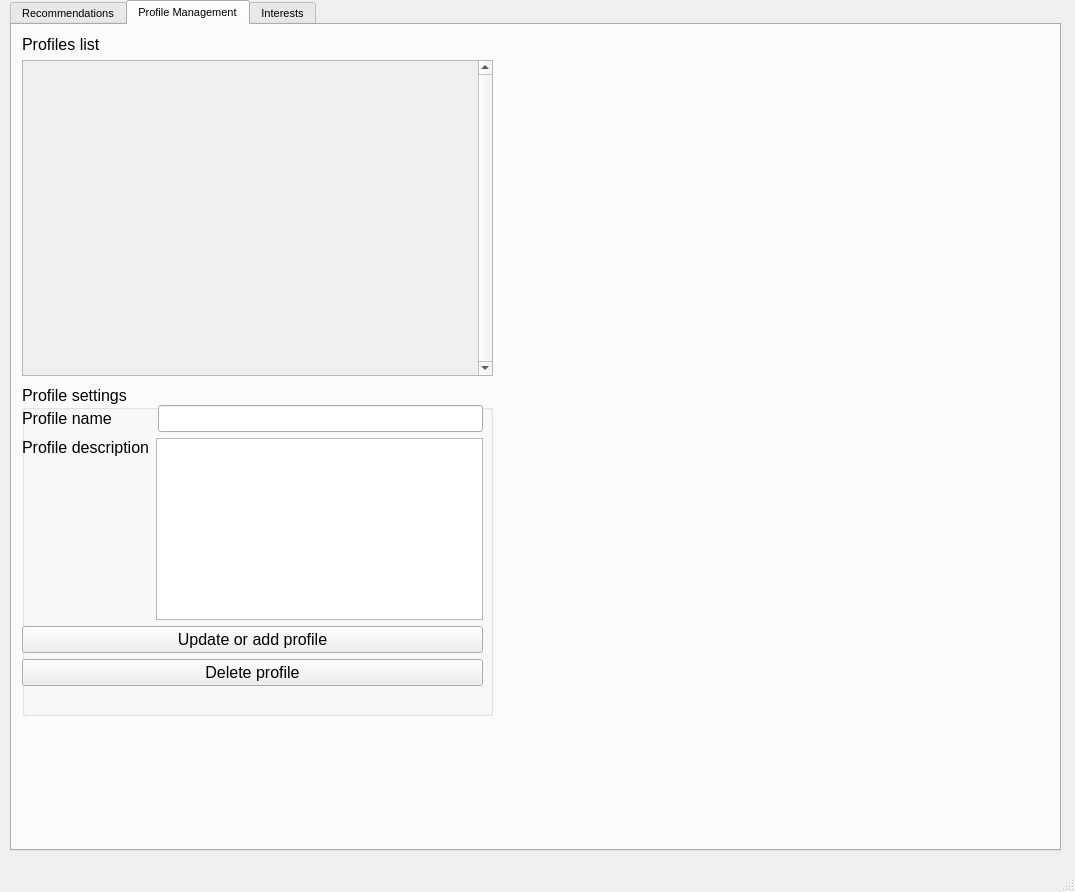
<?xml version="1.0" encoding="UTF-8"?>
<ui version="4.0">
 <class>MainWindow</class>
 <widget class="QMainWindow" name="MainWindow">
  <property name="geometry">
   <rect>
    <x>0</x>
    <y>0</y>
    <width>1075</width>
    <height>892</height>
   </rect>
  </property>
  <property name="font">
   <font>
    <pointsize>12</pointsize>
   </font>
  </property>
  <property name="windowTitle">
   <string>MainWindow</string>
  </property>
  <widget class="QWidget" name="centralwidget">
   <widget class="QTabWidget" name="tabWidget">
    <property name="geometry">
     <rect>
      <x>10</x>
      <y>0</y>
      <width>1051</width>
      <height>851</height>
     </rect>
    </property>
    <property name="font">
     <font>
      <pointsize>8</pointsize>
     </font>
    </property>
    <property name="currentIndex">
     <number>1</number>
    </property>
    <widget class="QWidget" name="tab">
     <attribute name="title">
      <string>Recommendations</string>
     </attribute>
     <widget class="QGroupBox" name="groupBox">
      <property name="geometry">
       <rect>
        <x>0</x>
        <y>10</y>
        <width>1041</width>
        <height>351</height>
       </rect>
      </property>
      <property name="font">
       <font>
        <pointsize>12</pointsize>
       </font>
      </property>
      <property name="title">
       <string>Recommended articles</string>
      </property>
      <widget class="QWidget" name="verticalLayoutWidget">
       <property name="geometry">
        <rect>
         <x>10</x>
         <y>20</y>
         <width>471</width>
         <height>321</height>
        </rect>
       </property>
       <layout class="QVBoxLayout" name="verticalLayout">
        <item>
         <widget class="QLabel" name="label">
          <property name="text">
           <string>Today's articles</string>
          </property>
         </widget>
        </item>
        <item>
         <widget class="QLabel" name="today_reading_time">
          <property name="font">
           <font>
            <pointsize>10</pointsize>
           </font>
          </property>
          <property name="text">
           <string>Approximate reading time: 0 minutes</string>
          </property>
         </widget>
        </item>
        <item>
         <widget class="QScrollArea" name="today_recommended_scroller">
          <property name="verticalScrollBarPolicy">
           <enum>Qt::ScrollBarAlwaysOn</enum>
          </property>
          <property name="widgetResizable">
           <bool>true</bool>
          </property>
          <widget class="QWidget" name="scrollAreaWidgetContents">
           <property name="geometry">
            <rect>
             <x>0</x>
             <y>0</y>
             <width>450</width>
             <height>270</height>
            </rect>
           </property>
           <layout class="QVBoxLayout" name="verticalLayout_2"/>
          </widget>
         </widget>
        </item>
       </layout>
      </widget>
      <widget class="QWidget" name="verticalLayoutWidget_2">
       <property name="geometry">
        <rect>
         <x>560</x>
         <y>20</y>
         <width>471</width>
         <height>321</height>
        </rect>
       </property>
       <layout class="QVBoxLayout" name="verticalLayout_3">
        <item>
         <widget class="QLabel" name="label_3">
          <property name="text">
           <string>Next articles</string>
          </property>
         </widget>
        </item>
        <item>
         <widget class="QLabel" name="next_reading_time">
          <property name="font">
           <font>
            <pointsize>10</pointsize>
           </font>
          </property>
          <property name="text">
           <string>Approximate reading time: 0 minutes</string>
          </property>
         </widget>
        </item>
        <item>
         <widget class="QScrollArea" name="next_recommended_scroller">
          <property name="verticalScrollBarPolicy">
           <enum>Qt::ScrollBarAlwaysOn</enum>
          </property>
          <property name="widgetResizable">
           <bool>true</bool>
          </property>
          <widget class="QWidget" name="scrollAreaWidgetContents_2">
           <property name="geometry">
            <rect>
             <x>0</x>
             <y>0</y>
             <width>450</width>
             <height>270</height>
            </rect>
           </property>
           <layout class="QVBoxLayout" name="verticalLayout_4"/>
          </widget>
         </widget>
        </item>
       </layout>
      </widget>
     </widget>
     <widget class="QPushButton" name="recomend_button">
      <property name="geometry">
       <rect>
        <x>10</x>
        <y>360</y>
        <width>151</width>
        <height>23</height>
       </rect>
      </property>
      <property name="text">
       <string>Find more articles</string>
      </property>
     </widget>
    </widget>
    <widget class="QWidget" name="tab_2">
     <attribute name="title">
      <string>Profile Management</string>
     </attribute>
     <widget class="QGroupBox" name="groupBox_2">
      <property name="geometry">
       <rect>
        <x>10</x>
        <y>360</y>
        <width>471</width>
        <height>331</height>
       </rect>
      </property>
      <property name="font">
       <font>
        <pointsize>12</pointsize>
       </font>
      </property>
      <property name="title">
       <string>Profile settings</string>
      </property>
      <widget class="QWidget" name="verticalLayoutWidget_3">
       <property name="geometry">
        <rect>
         <x>0</x>
         <y>20</y>
         <width>461</width>
         <height>311</height>
        </rect>
       </property>
       <layout class="QVBoxLayout" name="verticalLayout_6">
        <item>
         <layout class="QHBoxLayout" name="horizontalLayout">
          <item>
           <widget class="QLabel" name="label_4">
            <property name="font">
             <font>
              <pointsize>12</pointsize>
             </font>
            </property>
            <property name="text">
             <string>Profile name</string>
            </property>
           </widget>
          </item>
          <item>
           <spacer name="horizontalSpacer">
            <property name="orientation">
             <enum>Qt::Horizontal</enum>
            </property>
            <property name="sizeType">
             <enum>QSizePolicy::Fixed</enum>
            </property>
            <property name="sizeHint" stdset="0">
             <size>
              <width>40</width>
              <height>20</height>
             </size>
            </property>
           </spacer>
          </item>
          <item>
           <widget class="QLineEdit" name="profile_name">
            <property name="font">
             <font>
              <pointsize>12</pointsize>
             </font>
            </property>
           </widget>
          </item>
         </layout>
        </item>
        <item>
         <layout class="QHBoxLayout" name="horizontalLayout_3">
          <item>
           <layout class="QVBoxLayout" name="verticalLayout_8">
            <item>
             <widget class="QLabel" name="label_6">
              <property name="font">
               <font>
                <pointsize>12</pointsize>
               </font>
              </property>
              <property name="text">
               <string>Profile description</string>
              </property>
             </widget>
            </item>
            <item>
             <spacer name="verticalSpacer">
              <property name="orientation">
               <enum>Qt::Vertical</enum>
              </property>
              <property name="sizeType">
               <enum>QSizePolicy::Expanding</enum>
              </property>
              <property name="sizeHint" stdset="0">
               <size>
                <width>20</width>
                <height>40</height>
               </size>
              </property>
             </spacer>
            </item>
           </layout>
          </item>
          <item>
           <spacer name="horizontalSpacer_2">
            <property name="orientation">
             <enum>Qt::Horizontal</enum>
            </property>
            <property name="sizeType">
             <enum>QSizePolicy::Fixed</enum>
            </property>
            <property name="sizeHint" stdset="0">
             <size>
              <width>0</width>
              <height>20</height>
             </size>
            </property>
           </spacer>
          </item>
          <item>
           <widget class="QPlainTextEdit" name="profile_desc">
            <property name="font">
             <font>
              <pointsize>12</pointsize>
             </font>
            </property>
           </widget>
          </item>
         </layout>
        </item>
        <item>
         <layout class="QHBoxLayout" name="horizontalLayout_2"/>
        </item>
        <item>
         <widget class="QPushButton" name="update_button">
          <property name="text">
           <string>Update or add profile</string>
          </property>
         </widget>
        </item>
        <item>
         <widget class="QPushButton" name="delete_profile_btn">
          <property name="text">
           <string>Delete profile</string>
          </property>
         </widget>
        </item>
        <item>
         <spacer name="verticalSpacer_2">
          <property name="orientation">
           <enum>Qt::Vertical</enum>
          </property>
          <property name="sizeHint" stdset="0">
           <size>
            <width>20</width>
            <height>40</height>
           </size>
          </property>
         </spacer>
        </item>
       </layout>
      </widget>
     </widget>
     <widget class="QWidget" name="verticalLayoutWidget_4">
      <property name="geometry">
       <rect>
        <x>10</x>
        <y>10</y>
        <width>471</width>
        <height>341</height>
       </rect>
      </property>
      <layout class="QVBoxLayout" name="verticalLayout_7">
       <item>
        <widget class="QLabel" name="label_2">
         <property name="font">
          <font>
           <pointsize>12</pointsize>
          </font>
         </property>
         <property name="text">
          <string>Profiles list</string>
         </property>
        </widget>
       </item>
       <item>
        <widget class="QScrollArea" name="profiles_scroller">
         <property name="verticalScrollBarPolicy">
          <enum>Qt::ScrollBarAlwaysOn</enum>
         </property>
         <property name="widgetResizable">
          <bool>true</bool>
         </property>
         <widget class="QWidget" name="scrollAreaWidgetContents_3">
          <property name="geometry">
           <rect>
            <x>0</x>
            <y>0</y>
            <width>450</width>
            <height>312</height>
           </rect>
          </property>
          <layout class="QVBoxLayout" name="verticalLayout_5"/>
         </widget>
        </widget>
       </item>
      </layout>
     </widget>
    </widget>
    <widget class="QWidget" name="tab_3">
     <attribute name="title">
      <string>Interests</string>
     </attribute>
     <widget class="QLabel" name="label_7">
      <property name="geometry">
       <rect>
        <x>10</x>
        <y>10</y>
        <width>251</width>
        <height>31</height>
       </rect>
      </property>
      <property name="font">
       <font>
        <pointsize>12</pointsize>
       </font>
      </property>
      <property name="text">
       <string>Current topics of interest:</string>
      </property>
     </widget>
     <widget class="QTextEdit" name="topics_list">
      <property name="geometry">
       <rect>
        <x>10</x>
        <y>40</y>
        <width>261</width>
        <height>141</height>
       </rect>
      </property>
      <property name="readOnly">
       <bool>true</bool>
      </property>
     </widget>
     <widget class="QTextEdit" name="topics_edit">
      <property name="geometry">
       <rect>
        <x>10</x>
        <y>230</y>
        <width>261</width>
        <height>141</height>
       </rect>
      </property>
     </widget>
     <widget class="QLabel" name="label_8">
      <property name="geometry">
       <rect>
        <x>10</x>
        <y>200</y>
        <width>301</width>
        <height>21</height>
       </rect>
      </property>
      <property name="font">
       <font>
        <pointsize>12</pointsize>
       </font>
      </property>
      <property name="text">
       <string>Edit topics (separate them with comma):</string>
      </property>
     </widget>
     <widget class="QPushButton" name="topic_edit_btn">
      <property name="geometry">
       <rect>
        <x>10</x>
        <y>380</y>
        <width>101</width>
        <height>31</height>
       </rect>
      </property>
      <property name="font">
       <font>
        <pointsize>12</pointsize>
       </font>
      </property>
      <property name="text">
       <string>Apply edit</string>
      </property>
     </widget>
    </widget>
   </widget>
  </widget>
  <widget class="QMenuBar" name="menubar">
   <property name="geometry">
    <rect>
     <x>0</x>
     <y>0</y>
     <width>1075</width>
     <height>27</height>
    </rect>
   </property>
  </widget>
  <widget class="QStatusBar" name="statusbar"/>
 </widget>
 <resources/>
 <connections/>
</ui>
